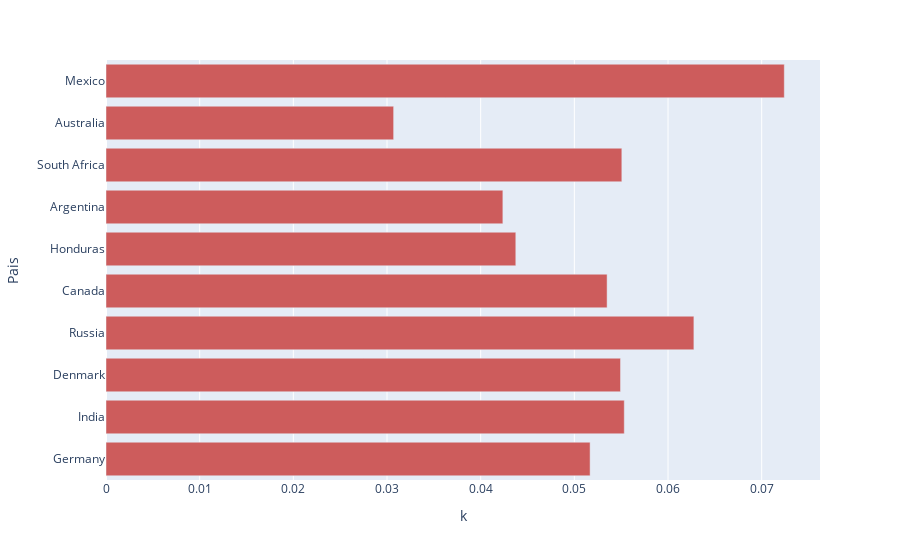

Notebook cell for this chart:
### Code cell
px.bar(df_k,x=df_k.k,y=df_k.Pais,
    color_discrete_sequence=['indianred'])

### Figure 1 — Plotly figure (JSON) as saved in the notebook; plotly's stock layout.template omitted (floating-point values rounded to 4 significant figures)
{"data": [{"alignmentgroup": "True", "hovertemplate": "k=%{x}<br>Pais=%{y}<extra></extra>", "legendgroup": "", "marker": {"color": "indianred", "pattern": {"shape": ""}}, "name": "", "offsetgroup": "", "orientation": "h", "showlegend": false, "textposition": "auto", "type": "bar", "x": [0.05168, 0.05533, 0.05493, 0.06276, 0.0535, 0.04375, 0.04237, 0.05507, 0.03071, 0.07241], "xaxis": "x", "y": ["Germany", "India", "Denmark", "Russia", "Canada", "Honduras", "Argentina", "South Africa", "Australia", "Mexico"], "yaxis": "y"}], "layout": {"barmode": "relative", "legend": {"tracegroupgap": 0}, "margin": {"t": 60}, "xaxis": {"anchor": "y", "domain": [0, 1], "title": {"text": "k"}}, "yaxis": {"anchor": "x", "domain": [0, 1], "title": {"text": "Pais"}}}}
